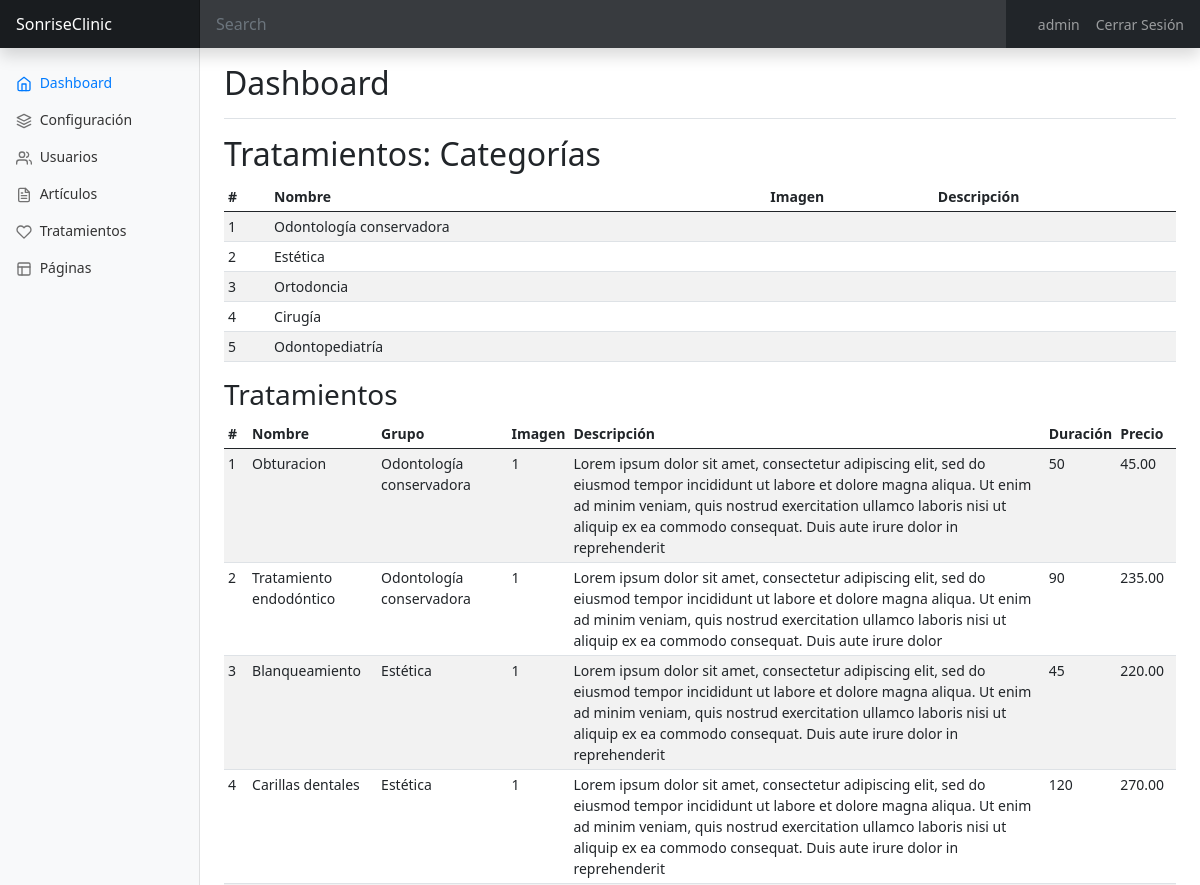
The app's page /admin.php?section=treatments (signed in, upper part), older data.
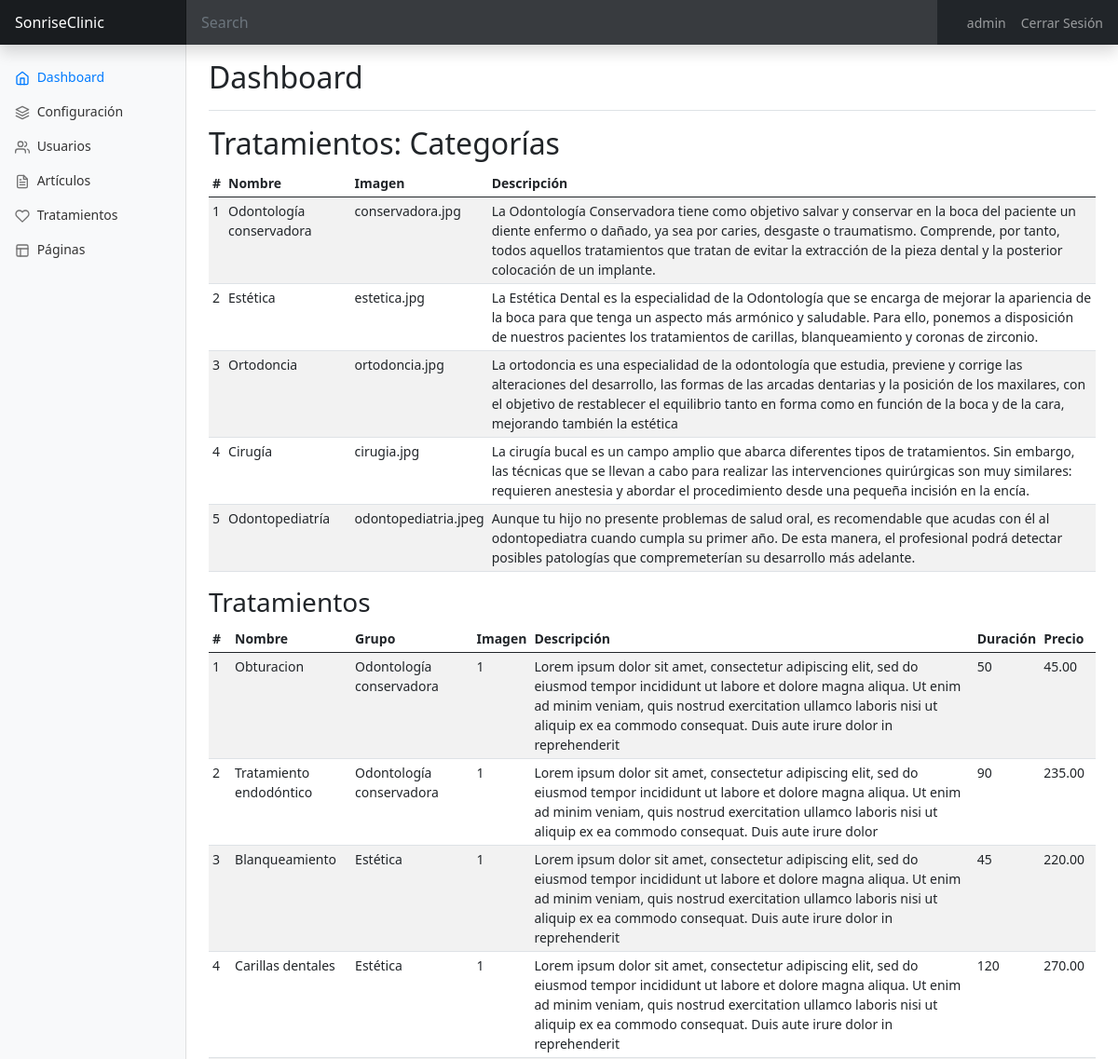
The same page, newer data.
### tables this page shows
CREATE TABLE `config` (
  `id` int(9) NOT NULL,
  `type` varchar(10) NOT NULL,
  `label` varchar(25) NOT NULL,
  `value` varchar(255) NOT NULL
);

CREATE TABLE `treatments_categories` (
  `id` int(1) NOT NULL,
  `name` varchar(100) NOT NULL,
  `info` text NOT NULL,
  `image` varchar(300) NOT NULL
);

CREATE TABLE `treatments_interventions` (
  `id` int(11) NOT NULL,
  `name` varchar(100) NOT NULL,
  `categorie` int(1) NOT NULL,
  `duration` int(3) NOT NULL,
  `price` float(6,2) NOT NULL,
  `info` varchar(400) NOT NULL,
  `image` int(8) NOT NULL
);

### includes/sessions.php (called while the page is built, shortened)
<?php
if (isset($_SESSION['lang'])){
    $lang = $_SESSION['lang'];
}else{
    $lang = null;
}

### includes/class.data.php (called while the page is built, shortened)
<?php
class DataBase
{
    var $connection;
    public function __construct()
    {
        if (DB_PASS == NULL)
            $this->connection = mysqli_connect(DB_SERVER, DB_USER, DB_NAME);
        else
            $this->connection = mysqli_connect(DB_SERVER, DB_USER, DB_PASS, DB_NAME);
        return true;
    }
    public function send($sql, $type = 'ARRAY')
    {
        $result = mysqli_query($this->connection, $sql) or die(mysqli_error($this->connection));
        $return = array();
        if ($type == 'ARRAY')
            while (($return[] = mysqli_fetch_array($result))) {
            } else
            while (($return[] = mysqli_fetch_assoc($result))) {
            }
        if (count($return) > 1)
            unset($return[count($return) - 1]);
        else
            $return = FALSE;
        return $return;
    }
}

### lang/es.php (called while the page is built)
<?php
$texts = array(
  'app_Title' => "SonriseClinic",
  'mn_Home' => "Inicio",
  'mn_News' => "Novedades",
  'mn_Categories' => "Categorías",
  'mn_Meeting' => "Gestión de Citas",
  'mn_Chat' => "Chat Interno",
  'mn_Speciality' => "Especialidades",
  'mn_Login' => "Iniciar Sesión",
  'mn_Logout' => "Cerrar Sesión",
  'mn_Admin' => "Panel de Control",
  'mn_Cites' => "Mis citas",
  'frm_Email' => "Dirección de correo electrónico",
  'frm_Pass' => "Clave",
  'frm_Send' => "Enviar",
  'frm_Remember' => "Recordar sesión",
  'frm_Name' => "Nick",
  'frm_FirstName' => "Nombre",
  'frm_LastName' => "Apellidos",
  'frm_Roles' => "Rol",
  'frm_Type' => "Grupo",
  'frm_Label' => "Etiqueta",
  'frm_Value' => "Valor",
  'frm_Title' => "Título",
  'frm_Subtitle' => "Subtítulo",
  'frm_Text' => "Texto",
  'frm_Image' => "Imagen",
  'frm_Desc' => "Descripción",
  'frm_Duration' => "Duración",
  'frm_Price' => "Precio",
  'btn_Update' => "Actualizar",
  'btn_Deleted' => "Eliminar",
  'btn_Ok' => "Aceptar",
  'btn_Close' => "Cerrar",
  'Learn_more' => 'Leer Más',
  'sect_users' => "Usuarios",
  'sect_settings' => "Configuración",
  'sect_categories' => "Categorías",
  'sect_articles' => "Artículos",
  'sect_pages' => "Páginas",
  'sect_treatments' => "Tratamientos",
  'modal_title_confirm' => "Confirme opción",
  'modal_text_confirm' => "Esta opción no es posible deshacerla. Si realmente está seguro/a pulse en 'Aceptar'",
  'err_NotAutenticates' => "Usuario no registrado",
  'date_Published' => "Fecha de publicación",
);

### includes/functions.php (called while the page is built, shortened)
<?php
function __($str, $lang = null){
  if (file_exists('lang/'.$lang.'.php')):
    if ( isset($texts[$str]) ){
      $str = $texts[$str];
    }
  endif;
  return $str;
}

### admin/pagination.php (called while the page is built, shortened)
<?php
$maxRow = 5;
  $page = false;
  if (!$page) {
    $page = 1;
  } else {
    $start = ($page - 1) * $maxRow;
  }
?>

### admin/treatments.php (the view, shortened to what this page needs)
<?php
include "admin/pagination.php";
$categories =  $db->send("SELECT * FROM treatments_categories;");
$categoriesNames = array();
$treatments = $db->send("SELECT * FROM treatments_interventions;");
?>
<h2><?= __('sect_treatments', $lang) ?>: <?= __('sect_categories', $lang) ?></h2>
<div class="table-responsive">
    <table class="table table-striped table-sm table-hover">
        <thead>
            <tr>
                <th>#</th>
                <th><?= __('frm_FirstName', $lang) ?></th>
                <th><?= __('frm_Image', $lang) ?></th>
                <th><?= __('frm_Desc', $lang) ?></th>
            </tr>
        </thead>
        <tbody>
            <?php if (!empty($categories)) :
                foreach ($categories as $record) :
                    array_push($categoriesNames,$record['name']);
                    if (isset($_GET['edit']) && $record['id'] == $_GET['edit']) :
                        $class = " fw-bold";
                    else :
                        $class = "";
                    endif;
            ?>
                    <tr class="tbl-h<?= $class ?>" onclick="window.location='admin.php?section=users&edit=<?= $record['id'] ?>';">
                        <td><?= $record["id"] ?></td>
                        <td><?= $record["name"] ?></td>
                        <td><?= $record["image"] ?></td>
                        <td><?= $record["info"] ?></td>
                    </tr>
            <?php
                endforeach;
            endif; ?>
        </tbody>
    </table>
</div>
<h3><?= __('sect_treatments', $lang) ?></h3>
<div class="table-responsive">
    <table class="table table-striped table-sm table-hover">
        <thead>
            <tr>
                <th>#</th>
                <th><?= __('frm_FirstName', $lang) ?></th>
                <th><?= __('frm_Type', $lang) ?></th>
                <th><?= __('frm_Image', $lang) ?></th>
                <th><?= __('frm_Desc', $lang) ?></th>
                <th><?= __('frm_Duration', $lang) ?></th>
                <th><?= __('frm_Price', $lang) ?></th>
            </tr>
        </thead>
        <tbody>
            <?php if (!empty($treatments)) :
                foreach ($treatments as $recordT) :
                    if (isset($_GET['edit']) && $recordT['id'] == $_GET['edit']) :
                        $class = " fw-bold";
                    else :
                        $class = "";
                    endif;
            ?>
                    <tr class="tbl-h<?= $class ?>" onclick="window.location='admin.php?section=users&page=<?= ($page) ?>&edit=<?= $record['id'] ?>';">
                        <td><?= $recordT["id"] ?></td>
                        <td><?= $recordT["name"] ?></td>
                        <td><?= $categoriesNames[$recordT["categorie"]-1]?></td>
                        <td><?= $recordT["image"] ?></td>
                        <td><?= $recordT["info"] ?></td>
                        <td><?= $recordT["duration"] ?></td>
                        <td><?= $recordT["price"] ?></td>
                    </tr>
            <?php
                endforeach;
            endif; ?>
        </tbody>
    </table>
</div>

### admin.php (shortened to what this page needs)
<?php
include("includes/functions.php");
include("includes/sessions.php");
if (isset($_GET["section"])) :
  $adm_pag = $_GET["section"];
else :
  $adm_pag = "dashboard";
endif;
$db = new DataBase(DB_SERVER, DB_USER, DB_PASS, DB_NAME, 1);
$param = $db->send("SELECT * FROM config;");
?>
<!DOCTYPE html>
<html lang="<?= $lang ?>">
<?php require "admin/head.php"; ?>
<body>
  <header class="navbar navbar-dark sticky-top bg-dark flex-md-nowrap p-0 shadow">
    <a class="navbar-brand col-md-3 col-lg-2 me-0 px-3" href="index.php"><?= $param[0]["value"] ?></a>
    <input class="form-control form-control-dark w-100" type="text" placeholder="Search" aria-label="Search">
    <ul class="navbar-nav px-3" style="flex-direction: row;">
      <li class="nav-item text-nowrap">
        <a class="nav-link mx-3" href="#"><?= $_SESSION['name'] ?></a>
      </li>
      <li class="nav-item text-nowrap">
        <a class="nav-link" href="logout.php"><?= __('mn_Logout', $lang) ?></a>
      </li>
    </ul>
  </header>
  <div class="container-fluid">
    <div class="row">
      <nav id="sidebarMenu" class="col-md-3 col-lg-2 d-md-block bg-light sidebar collapse">
        <div class="position-sticky pt-3">
          <ul class="nav flex-column">
            <li class="nav-item">
              <a class="nav-link active" aria-current="page" href="admin.php">
                <span data-feather="home"></span>
                Dashboard
              </a>
            </li>
            <li class="nav-item">
              <a class="nav-link" href="admin.php?section=settings">
                <span data-feather="layers"></span>
                <?= __('sect_settings', $lang) ?>
              </a>
            </li>
            <li class="nav-item">
              <a class="nav-link" href="admin.php?section=users">
                <span data-feather="users"></span>
                <?= __('sect_users', $lang) ?>
              </a>
            </li>
            <li class="nav-item">
              <a class="nav-link" href="admin.php?section=articles">
                <span data-feather="file-text"></span>
                <?= __('sect_articles', $lang) ?>
              </a>
            </li>
            <li class="nav-item">
              <a class="nav-link" href="admin.php?section=treatments">
                <span data-feather="heart"></span>
                <?= __('sect_treatments', $lang) ?>
              </a>
            </li>
            <li class="nav-item">
              <a class="nav-link" href="admin.php?section=pages">
                <span data-feather="layout"></span>
                <?= __('sect_pages', $lang) ?>
              </a>
            </li>
          </ul>
        </div>
      </nav>
      <main class="col-md-9 ms-sm-auto col-lg-10 px-md-4" style="margin-left:219px">
        <div class="d-flex justify-content-between flex-wrap flex-md-nowrap align-items-center pt-3 pb-2 mb-3 border-bottom">
          <h1 class="h2">Dashboard</h1>
        </div>
        <?php
        switch ($adm_pag):
          case ("treatments"):
            include "admin/treatments.php";
            break;
        endswitch;
        ?>
      </main>
    </div>
  </div>
</body>
</html>

### admin/head.php (shortened to what this page needs)
<head>
  <link rel="stylesheet" href="css/styles.css">
  <link rel="stylesheet" href="css/bootstrap.min.css">
  <link rel="stylesheet" href="css/dashboard.css">
</head>

### css/styles.css (style rules this page uses)
.bg-light { background-color: #FFF9ED !important; }

### css/dashboard.css (style rules this page uses)
body { font-size: .875rem; }
.feather { width: 16px; height: 16px; vertical-align: text-bottom; }
.sidebar { position: fixed; top: 0; bottom: 0; left: 0; z-index: 100; padding: 48px 0 0; box-shadow: inset -1px 0 0 rgba(0, 0, 0, .1); }
.sidebar .nav-link { font-weight: 500; color: #333; }
.sidebar .nav-link .feather { margin-right: 4px; color: #727272; }
.sidebar .nav-link.active { color: #007bff; }
.sidebar .nav-link:hover .feather, .sidebar .nav-link.active .feather { color: inherit; }
.navbar-brand { padding-top: .75rem; padding-bottom: .75rem; font-size: 1rem; background-color: rgba(0, 0, 0, .25); box-shadow: inset -1px 0 0 rgba(0, 0, 0, .25); }
.navbar .form-control { padding: .75rem 1rem; border-width: 0; border-radius: 0; }
.form-control-dark { color: #fff; background-color: rgba(255, 255, 255, .1); border-color: rgba(255, 255, 255, .1); }

Row changes from the older to the newer data that the page shows:
changed treatments_categories "Odontología conservadora": image (not shown) → "conservadora.jpg"; info (not shown) → "La Odontología Conservadora tiene como objetivo salvar y conservar en la boca del paciente un diente enfermo o dañado, ya sea por caries, desgaste o traumatismo. Comprende, por tanto, todos aquellos tratamientos que tratan de evitar la extracción de la pieza dental y la posterior colocación de un implante."
changed treatments_categories "Estética": image (not shown) → "estetica.jpg"; info (not shown) → "La Estética Dental es la especialidad de la Odontología que se encarga de mejorar la apariencia de la boca para que tenga un aspecto más armónico y saludable. Para ello, ponemos a disposición de nuestros pacientes los tratamientos de carillas, blanqueamiento y coronas de zirconio."
changed treatments_categories "Ortodoncia": image (not shown) → "ortodoncia.jpg"; info (not shown) → "La ortodoncia es una especialidad de la odontología que estudia, previene y corrige las alteraciones del desarrollo, las formas de las arcadas dentarias y la posición de los maxilares, con el objetivo de restablecer el equilibrio tanto en forma como en función de la boca y de la cara, mejorando también la estética"
changed treatments_categories "Cirugía": image (not shown) → "cirugia.jpg"; info (not shown) → "La cirugía bucal es un campo amplio que abarca diferentes tipos de tratamientos. Sin embargo, las técnicas que se llevan a cabo para realizar las intervenciones quirúrgicas son muy similares: requieren anestesia y abordar el procedimiento desde una pequeña incisión en la encía."
changed treatments_categories "Odontopediatría": image (not shown) → "odontopediatria.jpeg"; info (not shown) → "Aunque tu hijo no presente problemas de salud oral, es recomendable que acudas con él al odontopediatra cuando cumpla su primer año. De esta manera, el profesional podrá detectar posibles patologías que compremeterían su desarrollo más adelante."
